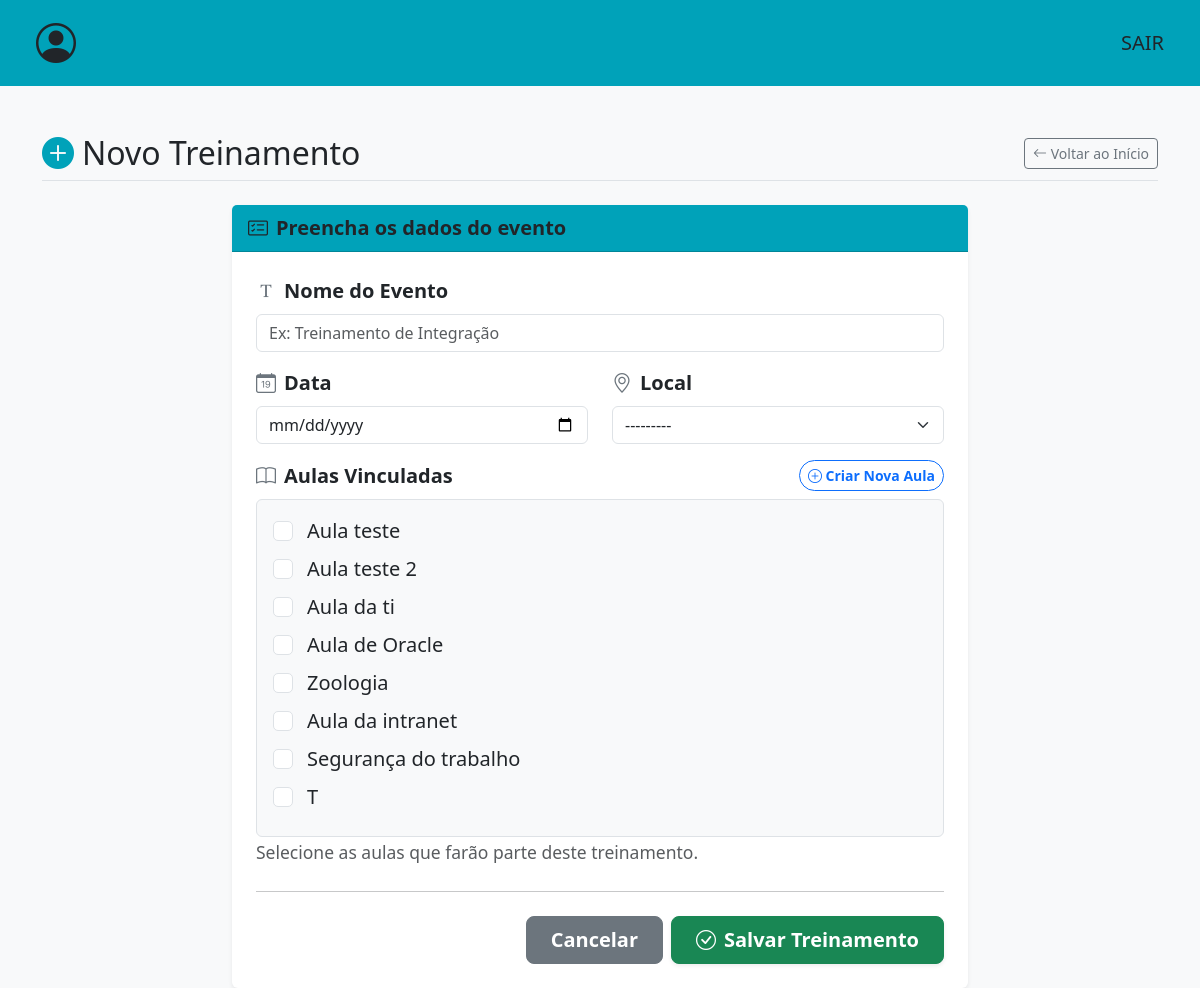
The app's page /criar-evento/ (signed in), older data.
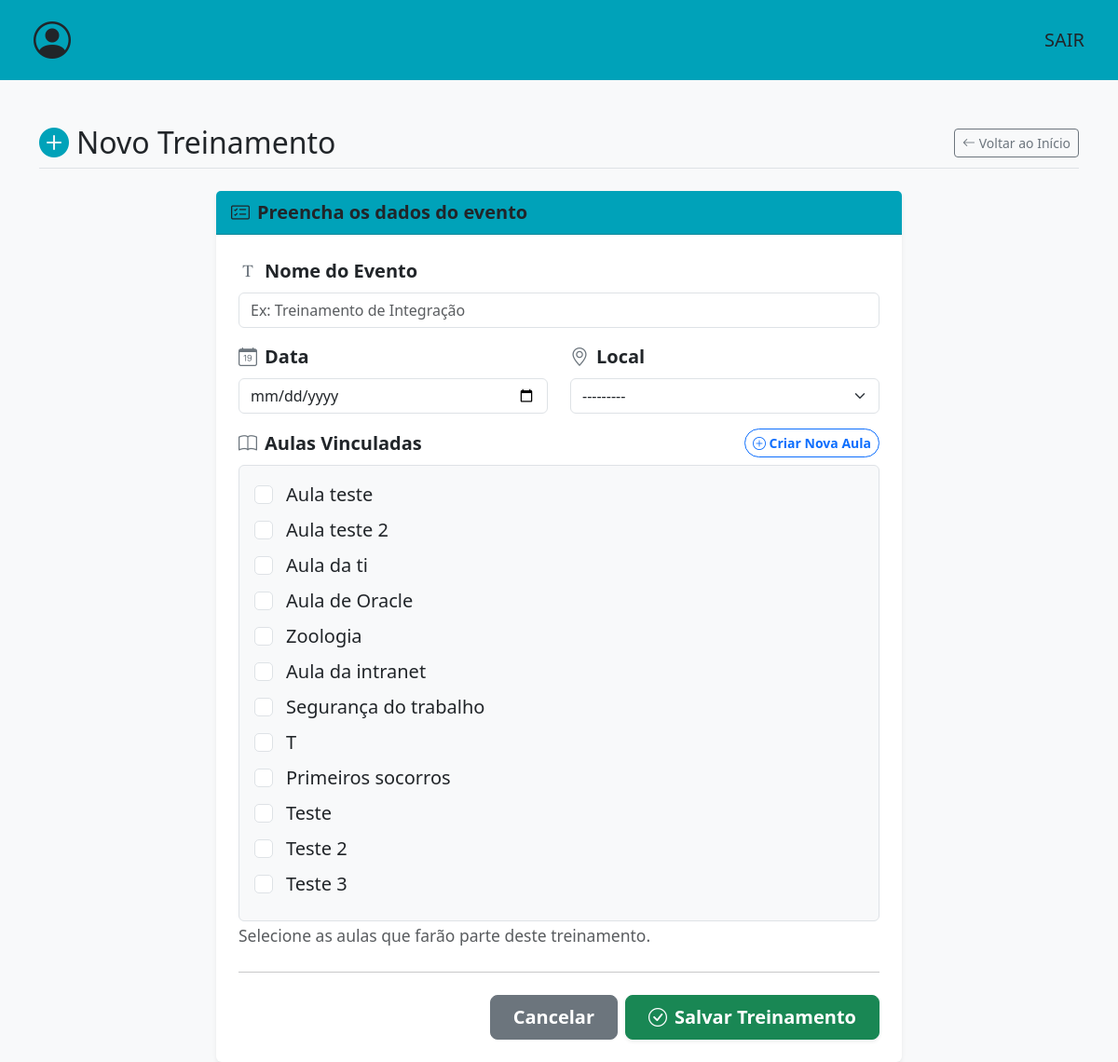
The same page, newer data.
### events/models.py (models this page shows)
class Aula(models.Model):
    nm_aula = models.CharField(max_length=150)
    descricao = models.CharField(max_length=200)
    palestrante = models.CharField(max_length=100)
    carga_horaria = models.IntegerField(null=False)
    def __str__(self):
        return self.nm_aula

### events/views.py (the view)
# urls.py: path('criar-evento/',criar_evento,name='criar-evento'),
@login_required(login_url="login/") #ALERTA PARA AULAS VAZIAS
def criar_evento(request):
    if request.method == 'POST':
        form = CriarEventoForm(request.POST)
        if form.is_valid():
            treinamento = form.save(commit=False)
            treinamento.status = 'MARCADO'
            treinamento.save()
            form.save_m2m()
            messages.success(request, 'Novo evento cadastrado com sucesso!')
            return redirect('listar-eventos-marcados')
    else:
        form = CriarEventoForm()
    return render(request,'events/criar-evento.html',{'form':form})

### events/forms.py
class CriarEventoForm(forms.ModelForm):
    class Meta:
        model = Treinamento
        fields = ['nm_evento', 'data', 'local', 'aulas']
        widgets = {
            'nm_evento': forms.TextInput(attrs={'class': 'form-control', 'placeholder': 'Ex: Treinamento de Integração'}),
            'data': forms.DateInput(attrs={'type': 'date', 'class': 'form-control'}),
            'local': forms.Select(attrs={'class': 'form-select'}),
            'aulas': forms.CheckboxSelectMultiple(attrs={'class': 'form-check-input'}),
        }

### templates/events/criar-evento.html (shortened to what the changed rows need)
<!DOCTYPE html>
<html lang="pt-br">
<head>
    <link href="https://cdn.jsdelivr.net/npm/bootstrap@5.3.2/dist/css/bootstrap.min.css" rel="stylesheet">
    <link href="https://cdn.jsdelivr.net/npm/bootstrap-icons@1.11.1/font/bootstrap-icons.css" rel="stylesheet">
</head>
<body class="bg-light">
    <div class="container mt-5">
        <div class="d-flex justify-content-between align-items-center mb-4 border-bottom pb-2">
            <h2 class="m-0"><i class="bi bi-plus-circle-fill text-custom-teal me-2"></i>Novo Treinamento</h2>
        </div>
        <div class="row justify-content-center">
            <div class="col-md-8">
                <div class="card shadow-sm border-0">
                    <div class="card-body p-4 fs-5">
                        <form method="POST" id="form-criar-evento">
                            <div class="mb-4">
                                <div class="bg-light border rounded p-3">
                                    {% for checkbox in form.aulas %}
                                        <div class="form-check mb-2">
                                            {{ checkbox.tag }}
                                            <label class="form-check-label ms-1" for="{{ checkbox.id_for_label }}">
                                                {{ checkbox.choice_label }}
                                            </label>
                                        </div>
                                    {% empty %}
                                        <div class="text-danger small fst-italic">
                                            Nenhuma aula cadastrada ainda. Clique no botão acima para cadastrar a primeira!
                                        </div>
                                    {% endfor %}
                                </div>
                            </div>
                        </form>
                    </div>
                </div>
            </div>
        </div>
    </div>
    </body>
</html>

Row changes from the older to the newer data that the page shows:
added Aula: choice_label "Primeiros socorros"
added Aula: choice_label "Teste"
added Aula: choice_label "Teste 2"
added Aula: choice_label "Teste 3"
